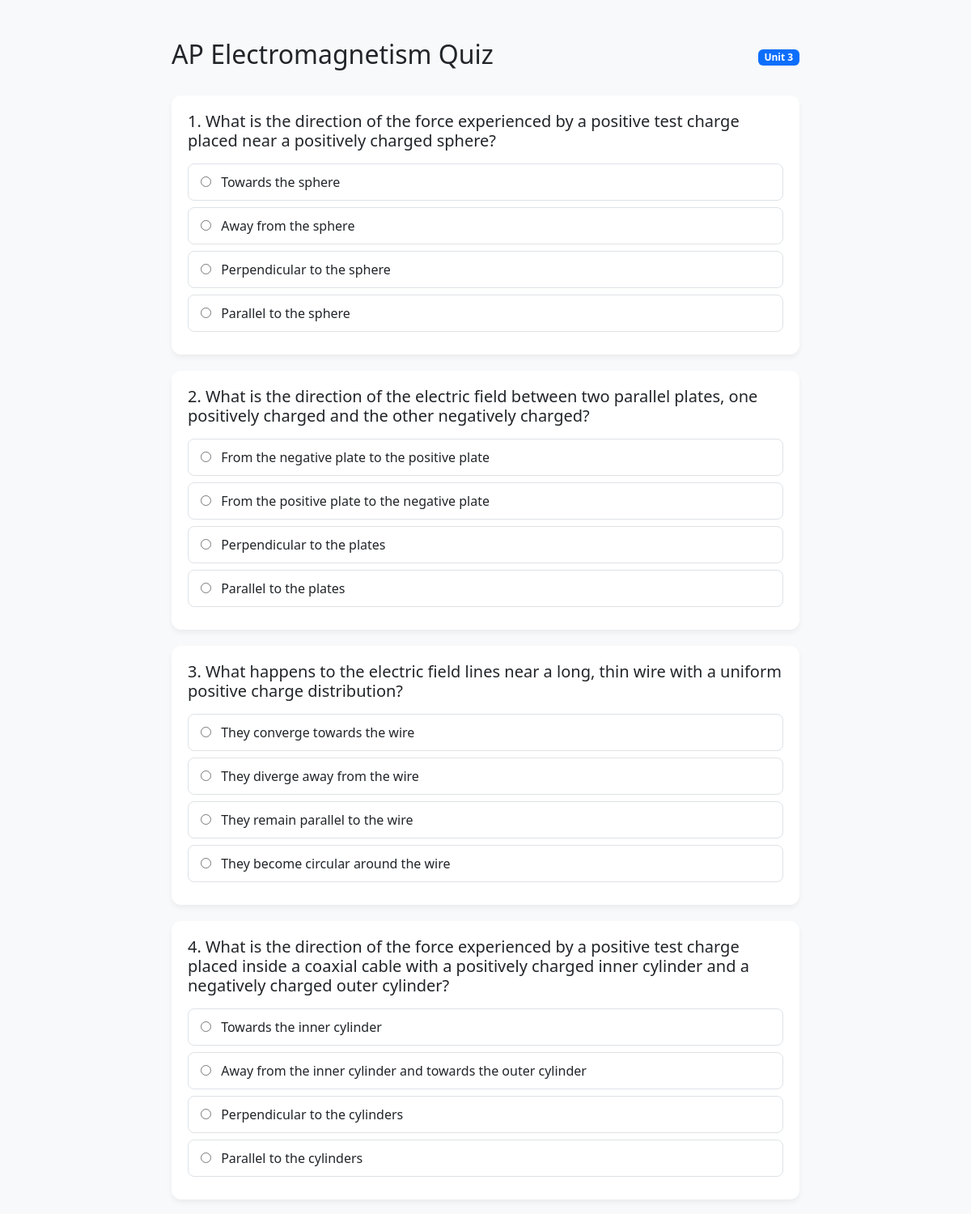
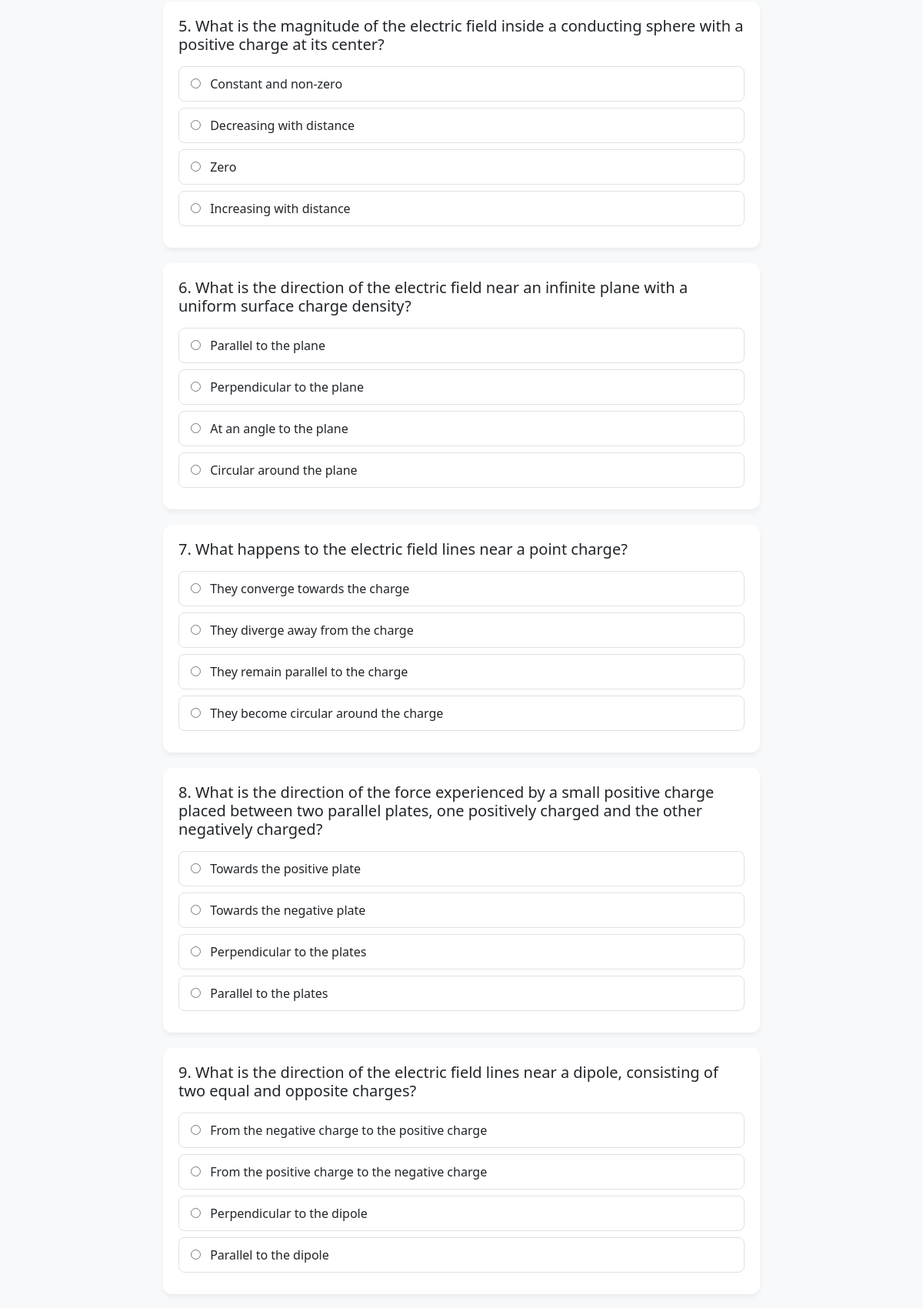
The app's page /test/2 (upper part) with its own data (2 pictures, top to bottom).
### main.py (models this page shows)
class Material(db.Model):
    id = db.Column(db.Integer, primary_key=True)
    title = db.Column(db.String(100))
    content = db.Column(db.Text)
    unit = db.Column(db.Integer)

class Question(db.Model):
    id = db.Column(db.Integer, primary_key=True)
    text = db.Column(db.Text)
    option_a = db.Column(db.String(200))
    option_b = db.Column(db.String(200))
    option_c = db.Column(db.String(200))
    option_d = db.Column(db.String(200))
    correct = db.Column(db.String(1))
    material_id = db.Column(db.Integer)

### main.py (the view, shortened to what this page needs)
@app.route('/test/<int:material_id>', methods=['GET','POST'])
def test(material_id):
    material = Material.query.get_or_404(material_id)
    questions = Question.query.filter_by(material_id=material_id).all()
    return render_template('test.html', questions=questions, material=material)

### templates/test.html (shortened to what this page needs)
<!DOCTYPE html>
<html lang="en">
<head>
    <link href="https://cdn.jsdelivr.net/npm/bootstrap@5.3.0/dist/css/bootstrap.min.css" rel="stylesheet">
</head>
<body class="py-5">
<div class="container test-container">
    <div class="d-flex justify-content-between align-items-center mb-4">
        <h2>{{ material.title }} Quiz</h2>
        <span class="badge bg-primary">Unit {{ material.unit }}</span>
    </div>
    <form method="post">
        {% for q in questions %}
        <div class="question-card">
            <h5 class="mb-3">{{ loop.index }}. {{ q.text }}</h5>
            <div class="options">
                <label class="option-label">
                    <input type="radio" name="{{ q.id }}" value="A" class="me-2" required>
                    <span>{{ q.option_a }}</span>
                </label>
                <label class="option-label">
                    <input type="radio" name="{{ q.id }}" value="B" class="me-2">
                    <span>{{ q.option_b }}</span>
                </label>
                <label class="option-label">
                    <input type="radio" name="{{ q.id }}" value="C" class="me-2">
                    <span>{{ q.option_c }}</span>
                </label>
                <label class="option-label">
                    <input type="radio" name="{{ q.id }}" value="D" class="me-2">
                    <span>{{ q.option_d }}</span>
                </label>
            </div>
        </div>
        {% endfor %}
    </form>
</div>
</body>
</html>

### templates/test.html (style rules this page uses)
body { background-color: #f8f9fa; }
.test-container { max-width: 800px; margin: auto; }
.question-card { background: white; border-radius: 12px; padding: 20px; margin-bottom: 20px; box-shadow: 0 4px 6px rgba(0,0,0,0.05); }
.option-label { display: block; padding: 10px 15px; border: 1px solid #dee2e6; border-radius: 8px; margin-bottom: 8px; cursor: pointer; transition: 0.2s; }

### records on screen
Material: title "AP Electromagnetism", unit "3"
Question: text "What is the direction of the force experienced by a positive test charge placed near a positively charged sphere?", option_a "Towards the sphere", option_b "Away from the sphere", option_c "Perpendicular to the sphere", option_d "Parallel to the sphere"
Question: text "What is the direction of the electric field between two parallel plates, one positively charged and the other negatively charged?", option_a "From the negative plate to the positive plate", option_b "From the positive plate to the negative plate", option_c "Perpendicular to the plates", option_d "Parallel to the plates"
Question: text "What happens to the electric field lines near a long, thin wire with a uniform positive charge distribution?", option_a "They converge towards the wire", option_b "They diverge away from the wire", option_c "They remain parallel to the wire", option_d "They become circular around the wire"
Question: text "What is the direction of the force experienced by a positive test charge placed inside a coaxial cable with a positively charged inner cylinder and a negatively charged outer cylinder?", option_a "Towards the inner cylinder", option_b "Away from the inner cylinder and towards the outer cylinder", option_c "Perpendicular to the cylinders", option_d "Parallel to the cylinders"
Question: text "What is the magnitude of the electric field inside a conducting sphere with a positive charge at its center?", option_a "Constant and non-zero", option_b "Decreasing with distance", option_c "Zero", option_d "Increasing with distance"
Question: text "What is the direction of the electric field near an infinite plane with a uniform surface charge density?", option_a "Parallel to the plane", option_b "Perpendicular to the plane", option_c "At an angle to the plane", option_d "Circular around the plane"
Question: text "What happens to the electric field lines near a point charge?", option_a "They converge towards the charge", option_b "They diverge away from the charge", option_c "They remain parallel to the charge", option_d "They become circular around the charge"
Question: text "What is the direction of the force experienced by a small positive charge placed between two parallel plates, one positively charged and the other negatively charged?", option_a "Towards the positive plate", option_b "Towards the negative plate", option_c "Perpendicular to the plates", option_d "Parallel to the plates"
Question: text "What is the direction of the electric field lines near a dipole, consisting of two equal and opposite charges?", option_a "From the negative charge to the positive charge", option_b "From the positive charge to the negative charge", option_c "Perpendicular to the dipole", option_d "Parallel to the dipole"
